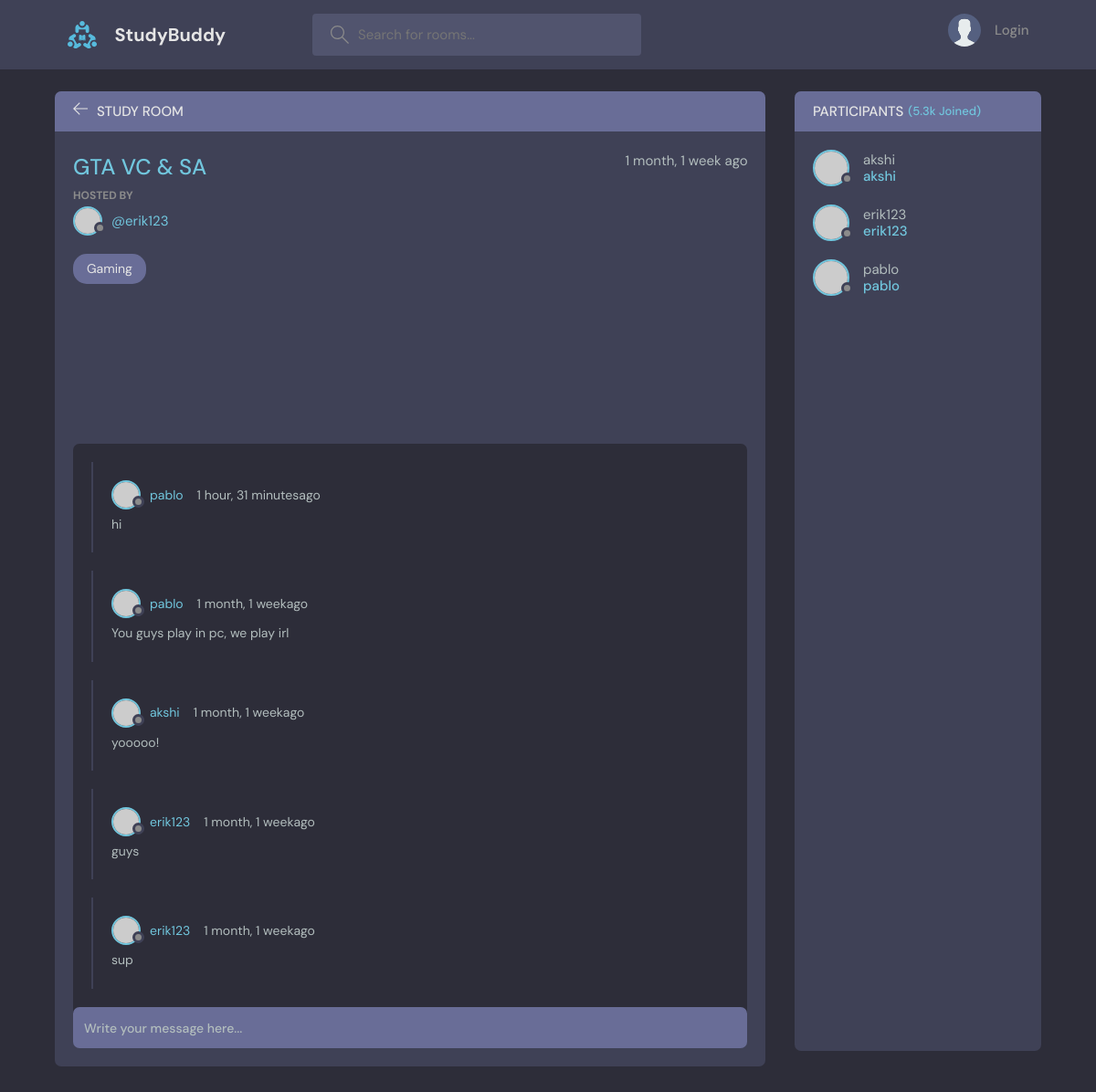
The page /room/11 on the database its author committed.
### base/models.py (models this page shows, shortened)
class Room(models.Model):
    host = models.ForeignKey(User, on_delete=models.SET_NULL, null=True)
    topic = models.ForeignKey(Topic, on_delete=models.SET_NULL, null=True)
    name = models.CharField(max_length=20)
    description = models.TextField(null=True, blank=True)
    participants = models.ManyToManyField(User, related_name='participants', blank=True)
    updated = models.DateTimeField(auto_now=True)
    created = models.DateTimeField(auto_now_add=True)
    class Meta():
        ordering = ['-updated', '-created']

class Topic(models.Model):
    name = models.CharField(max_length=100)
    def __str__(self):
        return self.name

class Message(models.Model):
    user = models.ForeignKey(User, on_delete=models.CASCADE)
    room = models.ForeignKey(Room, on_delete=models.CASCADE)
    body = models.TextField()
    updated = models.DateTimeField(auto_now=True)
    created = models.DateTimeField(auto_now_add=True)
    class Meta():
        ordering = ['-updated', '-created']

### base/views.py (the view, shortened to what this page needs)
# urls.py: path("room/<str:pk>", views.room, name="room"),
def room(request, pk):
    room = Room.objects.get(id=pk)
    room_messages = room.message_set.all().order_by('-created')
    participants = room.participants.all()
    return render(request, 'base/room.html', { 'room': room , 'room_messages': room_messages, 'participants': participants })

### base/templates/base/room.html (shortened to what this page needs)
{% extends 'main.html' %}
{% block content %}
    <main class="profile-page layout layout--2">
      <div class="container">
        <div class="room">
          <div class="room__top">
            <div class="room__topLeft">
              <a href="{% url 'rooms' %}">
                <svg version="1.1" xmlns="http://www.w3.org/2000/svg" width="32" height="32" viewBox="0 0 32 32">
                  <title>arrow-left</title>
                  <path
                    d="M13.723 2.286l-13.723 13.714 13.719 13.714 1.616-1.611-10.96-10.96h27.625v-2.286h-27.625l10.965-10.965-1.616-1.607z"
                  ></path>
                </svg>
              </a>
              <h3>Study Room</h3>
            </div>
          </div>
          <div class="room__box scroll">
            <div class="room__header scroll">
              <div class="room__info">
                <h3>{{room.name}}</h3>
                <span>{{room.created|timesince}} ago</span>
              </div>
              <div class="room__hosted">
                <p>Hosted By</p>
                <a href="{% url 'user-profile' room.host.id %}" class="room__author">
                  <div class="avatar avatar--small">
                    <img src="https://randomuser.me/api/portraits/men/37.jpg" />
                  </div>
                  <span>@{{room.host.username}}</span>
                </a>
              </div>
              <span class="room__topics">{{room.topic}}</span>
            </div>
            <div class="room__conversation">
              <div class="threads scroll">
                {% for message in room_messages %}
                <div class="thread">
                  <div class="thread__top">
                    <div class="thread__author">
                      <a href="{% url 'user-profile' message.user.id %}" class="thread__authorInfo">
                        <div class="avatar avatar--small">
                          <img src="https://randomuser.me/api/portraits/men/37.jpg" />
                        </div>
                        <span>{{ message.user }}</span>
                      </a>
                      <span class="thread__date">{{ message.created|timesince }}ago</span>
                    </div>
                  </div>
                  <div class="thread__details">
                    {{ message.body }}
                  </div>
                </div>
                {% endfor %}
              </div>
            </div>
          </div>
          <div class="room__message">
            <form action="" method="POST">
              <input name="body" placeholder="Write your message here..." />
            </form>
          </div>
        </div>
        <div class="participants">
          <h3 class="participants__top">Participants <span>(5.3k Joined)</span></h3>
          <div class="participants__list scroll">
            {% for user in participants %}
            <a href="{% url 'user-profile' user.id %}" class="participant">
              <div class="avatar avatar--medium">
                <img src="https://randomuser.me/api/portraits/men/37.jpg" />
              </div>
              <p>
               {{user.username}}
                <span>{{user.username}}</span>
              </p>
            </a>
            {% endfor %}
          </div>
        </div>
      </div>
    </main>
{% endblock %}

### rows shown on the page
Room: name "GTA VC & SA", created "1 month, 1 week", host.username "erik123", topic "Gaming"
Message: user "pablo", created "1 hour, 31 minutes", body "hi"
Message: user "pablo", created "1 month, 1 week", body "You guys play in pc, we play irl"
Message: user "akshi", created "1 month, 1 week", body "yooooo!"
Message: user "erik123", created "1 month, 1 week", body "guys"
Message: user "erik123", created "1 month, 1 week", body "sup"

### other values the page prints
{{ user.username }} "akshi"
{{ user.username }} "erik123"
{{ user.username }} "pablo"
